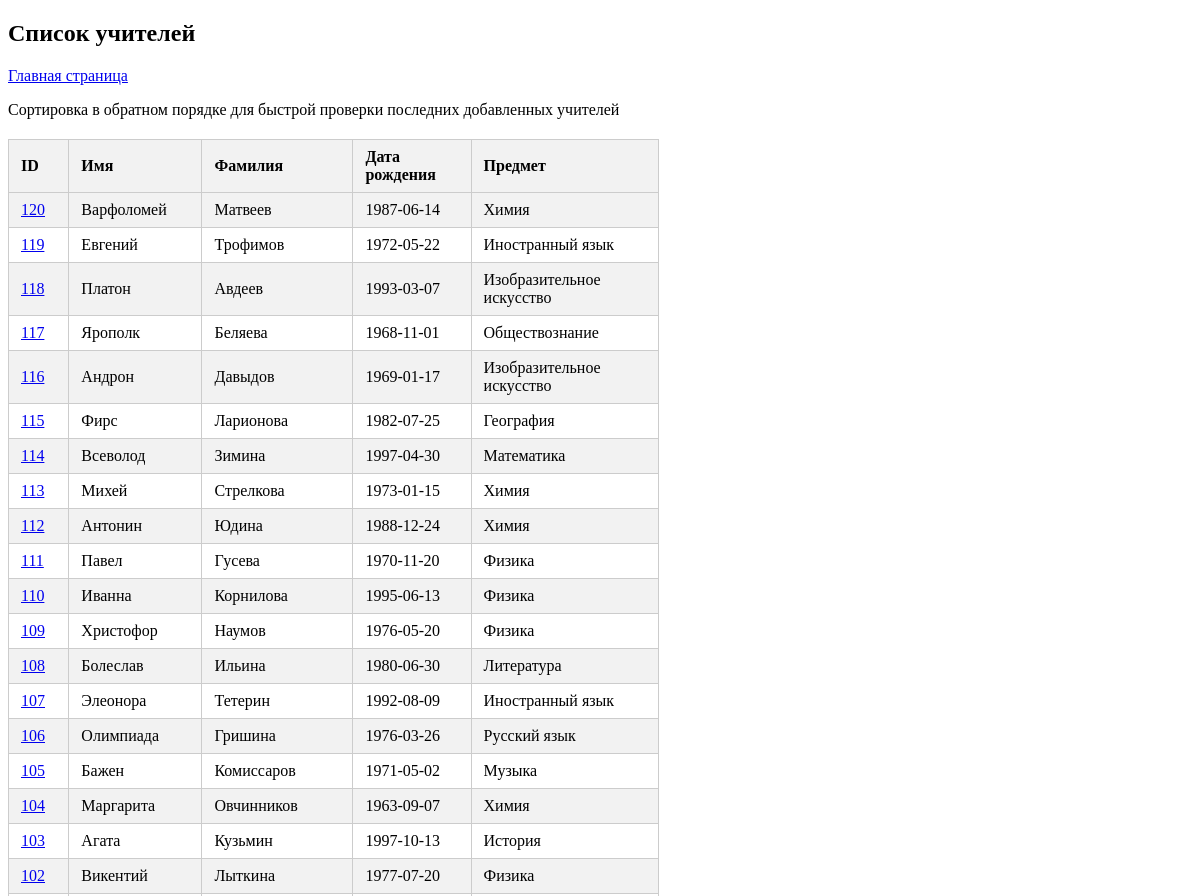
The app's page /teachers/ (upper part), older data.
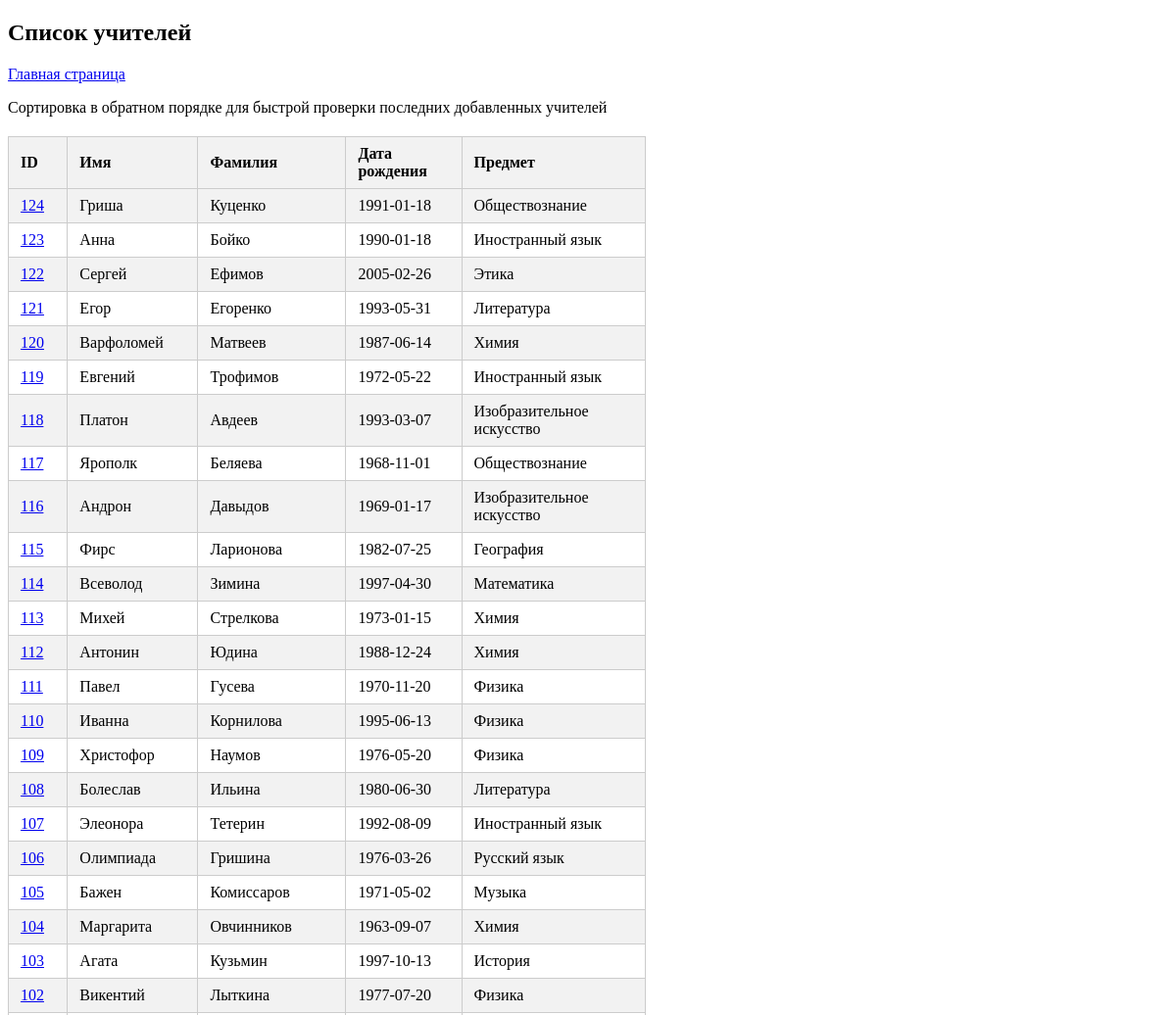
The same page, newer data.
### st_app/models.py (models this page shows, shortened)
class Teacher(models.Model):
    first_name = models.CharField(max_length=20, blank=False)
    last_name = models.CharField(max_length=20, blank=False)
    birth_date = models.CharField(max_length=15, blank=False)
    subject = models.CharField(max_length=20, blank=False)

### st_app/views.py (the view)
# urls.py: path("teachers/", teachers, name="teachers"),
def teachers(request):
    list_teachers = Teacher.objects.all().order_by("-id")
    return render(request, "teachers.html", context={"teachers": list_teachers})

### templates/teachers.html (shortened to what this page needs)
<!DOCTYPE html>
<html lang="ru">
<head>
</head>
<body>
<h2>Список учителей</h2>
<a href="{% url 'home' %}">Главная страница</a>
<br>
<p>Сортировка в обратном порядке для быстрой проверки последних добавленных учителей</p>
{% if teachers %}
    <table>
        <tr>
            <th style="width: 5%;">ID</th>
            <th style="width: 10%;">Имя</th>
            <th style="width: 10%;">Фамилия</th>
            <th style="width: 10%;">Дата рождения</th>
            <th style="width: 20%;">Предмет</th>
        </tr>
        {% for teacher in teachers %}
            <tr>
                <td><a href="{% url 'teacher_edit' teacher.id %}">{{ teacher.id }}</a></td>
                <td>{{ teacher.first_name }}</td>
                <td>{{ teacher.last_name }}</td>
                <td>{{ teacher.birth_date }}</td>
                <td>{{ teacher.subject }}</td>
            </tr>
        {% endfor %}
    </table>
{% else %}
    <p>В базе данных нет учителей.</p>
{% endif %}
</body>
</html>

Row changes from the older to the newer data that the page shows:
added Teacher: id "124", first_name "Гриша", last_name "Куценко", birth_date "1991-01-18", subject "Обществознание"
added Teacher: id "123", first_name "Анна", last_name "Бойко", birth_date "1990-01-18", subject "Иностранный язык"
added Teacher: id "122", first_name "Сергей", last_name "Ефимов", birth_date "2005-02-26", subject "Этика"
added Teacher: id "121", first_name "Егор", last_name "Егоренко", birth_date "1993-05-31", subject "Литература"
